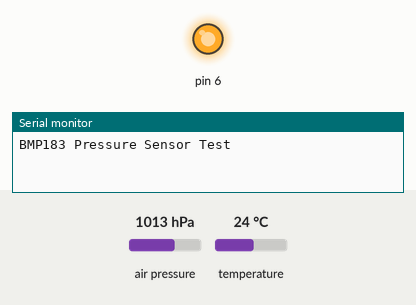
Simulated run of this sketch. Board: Arduino Uno, built with avr-gcc and run on an emulated ATmega328P. Shown: output pins drawn as LEDs (lit = HIGH), the last lines printed to the serial monitor. The test bench sets the inputs (shaded band); at power-on: air pressure 1013 hPa, temperature 24 °C.

Above: at 3.0 s.
At 11.0 s:
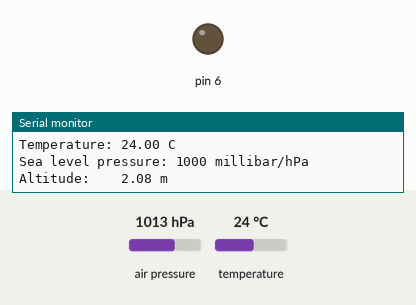
Timing chart, 0 to 20.8 s (numbered marks = the images above):
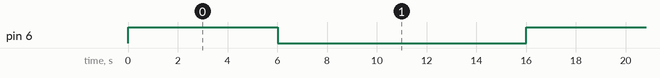

The sketch:

BMP183test.ino
```cpp
#include <SPI.h>
#include <Adafruit_Sensor.h>
#include <Adafruit_BMP183.h>

// For hardware SPI:
// Connect SCK to SPI Clock, SDO to SPI MISO, and SDI to SPI MOSI
// See  http://arduino.cc/en/Reference/SPI for your Arduino's SPI pins!
// On UNO, Clock is #13, SDO/MISO is #12 and SDI/MOSI is #11

// You can also use software SPI and define your own pins!
#define BMP183_CLK  13
#define BMP183_SDO  12  // AKA MISO
#define BMP183_SDI  11  // AKA MOSI

// You'll also need a chip-select pin, use any pin!
#define BMP183_CS   10

// initialize with hardware SPI
//Adafruit_BMP183 bmp = Adafruit_BMP183(BMP183_CS);
// or initialize with software SPI and use any 4 pins
Adafruit_BMP183 bmp = Adafruit_BMP183(BMP183_CLK, BMP183_SDO, BMP183_SDI, BMP183_CS);

/**************************************************************************/
/*
    Arduino setup function (automatically called at startup)
 */
/**************************************************************************/
void setup(void)
{
  Serial.begin(57600);
  Serial.println("BMP183 Pressure Sensor Test");
  Serial.println("");

  /* Initialise the sensor */
  if(!bmp.begin())
  {
    /* There was a problem detecting the BMP183 ... check your connections */
    Serial.print("Ooo1s, no BMP183 detected ... Check your wiring!");
    while(1);
  }
  pinMode(6, OUTPUT);
}

/**************************************************************************/
/*
    Arduino loop function, called once 'setup' is complete (your own code
 should go here)
 */
/**************************************************************************/
void loop(void)
{
  digitalWrite(6, HIGH);   // sets the LED on
  delay(5000);
    Serial.begin(57600);

  /* Display atmospheric pressue in Pascals */
  Serial.print("Pressure:    ");
  Serial.print(bmp.getPressure());
  Serial.print(" Pascals / ");
  Serial.print(bmp.getPressure() / 100);
  Serial.println(" millibar (hPa)");

  /* First we get the current temperature from the BMP085 */
  float temperature;
  temperature = bmp.getTemperature();
  Serial.print("Temperature: ");
  Serial.print(temperature);
  Serial.println(" C");

  /* Calculating altitude with reasonable accuracy requires pressure    *
   * sea level pressure for your position at the moment the data is     *
   * converted. If you don't have these values, a 'generic' value of    *
   * 1013.25 mbar can be used (defined as SENSORS_PRESSURE_SEALEVELHPA  *
   * in sensors.h), but this isn't ideal and will give variable         *
   * results from one day to the next.                                  *
   *                                                                    *
   * You can usually find the current SLP value by looking at weather   *
   * websites or from environmental information centers near any major  *
   * airport.                                                           *
   *                                                                    *
   * For example, for Paris, France you can check the current mean      *
   * pressure and sea level at: http://bit.ly/16Au8ol                   */


  /* Then convert the atmospheric pressure, SLP and temp to altitude    */
  /* Update this next line with the current SLP for better results      */
  float seaLevelPressure = 1000; // should be ~1000
  Serial.print("Sea level pressure: ");
  Serial.print(1000);
  Serial.println(" millibar/hPa");

  Serial.print("Altitude:    ");
  Serial.print(bmp.getAltitude(seaLevelPressure));
  Serial.println(" m");
  Serial.println("");

  delay(1000);
  digitalWrite(6, LOW);    // sets the LED off

  delay(10000);
}
```

Measured:
- by itself, pin 6: alternates HIGH for 6.0 s and LOW for 10.0 s
